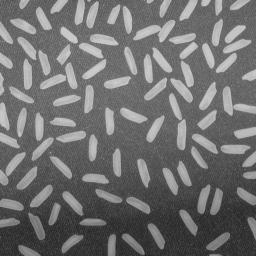
#> input picture OpenCV/Morphology/rice.jpg, 256 x 256 px, found by its file name
$ python 'grains count.py'
#> lines starting #> are read from the running program, lines starting #| are printed output that depends on the picture; after the words box and inside, x2 and y2 are one past the last pixel; in counts of white or black regions, pixels touching at a corner belong together
import cv2 as cv
import numpy as np

# read gray image
image = cv.imread("C:\\Users\\tmmh2\\Downloads\\rice.jpg", cv.IMREAD_GRAYSCALE)
#> image is the input picture: shape (256, 256); min 25, max 213, mean 111.2

#convert to binary
#thresh, b_image = cv.threshold(image, 127, 255, cv.THRESH_BINARY)
#thresh, b_image = cv.threshold(image, 0, 255, cv.THRESH_BINARY | cv.THRESH_OTSU)
# we can not find the suitable thresh for the entire image, even with otsu method
# link to otsu: https://www.youtube.com/watch?v=jUUkMaNuHP8&t=189s

# apaptive threshold finding
b_image = cv.adaptiveThreshold (image, 255.0, cv.ADAPTIVE_THRESH_MEAN_C, cv.THRESH_BINARY, 51, -20.0)
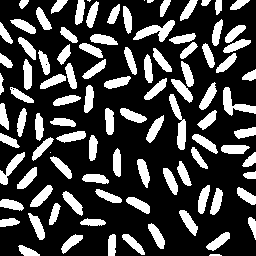
#> b_image: shape (256, 256); 26.5% white; 99 white regions (4 under 20 px), largest, box (x1, y1, x2, y2) and area: (133, 20, 175, 42) 396, (169, 94, 186, 150) 393, (223, 87, 256, 116) 371
cv.imshow("Binary", b_image)

# erode
erode_image = cv.erode(b_image, cv.getStructuringElement(cv.MORPH_ERODE, (4,4)), iterations=1)
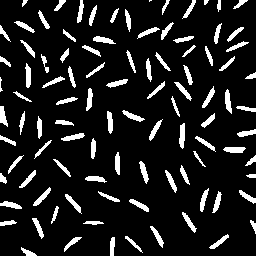
#> erode_image: shape (256, 256); 11.6% white; 99 white regions (2 under 20 px)
cv.imshow("Erode", erode_image)
contours,_= cv.findContours(erode_image, cv.RETR_EXTERNAL, cv.CHAIN_APPROX_SIMPLE)
#> contours = 99 contours, 4 with area under 20; largest, box (x1, y1, x2, y2) and area: (179, 123, 185, 149) 92, (223, 147, 246, 153) 90, (225, 89, 232, 114) 85, (33, 187, 51, 206) 84, (25, 63, 31, 88) 84
print(len(contours))
#| 99
cv.drawContours(image, contours, -1, (0, 0, 255), 2)
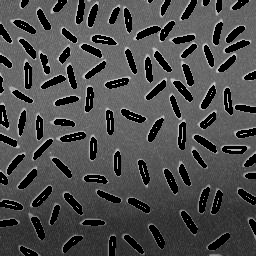
#> image: shape (256, 256); 19.87% of pixels changed, all inside (x1, y1, x2, y2) = (0, 0, 256, 256)

count = 1
for contour in contours:
    x,y,w,h = cv.boundingRect(contour)
    cv.rectangle(image,(x,y),(x+w,y+h),(0,255,0),2)
    text = '#' + str(count)
    count += 1
    cv.putText(image, text, (x,y), cv.FONT_HERSHEY_PLAIN,1,(255,255,255),1)
#> this loop made 99 passes
#> (x, y, w, h, text) on passes 1 to 12: (21, 247, 16, 9, '#1'), (110, 237, 5, 19, '#2'), (64, 237, 18, 15, '#3'), (125, 236, 18, 17, '#4'), (209, 234, 20, 15, '#5'), (150, 226, 14, 22, '#6'), (83, 221, 21, 4, '#7'), (250, 220, 6, 14, '#8'), (0, 220, 17, 6, '#9'), (32, 218, 12, 21, '#10'), (182, 212, 15, 21, '#11'), (51, 206, 8, 18, '#12')
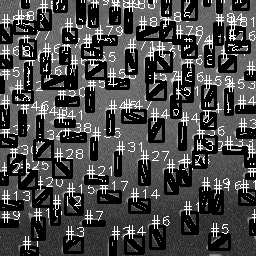
#> image: shape (256, 256); min 0, max 255, mean 75
#> after the loop, count = 100


cv.imshow("Pass", image)
cv.waitKey(0)
cv.destroyAllWindows()
